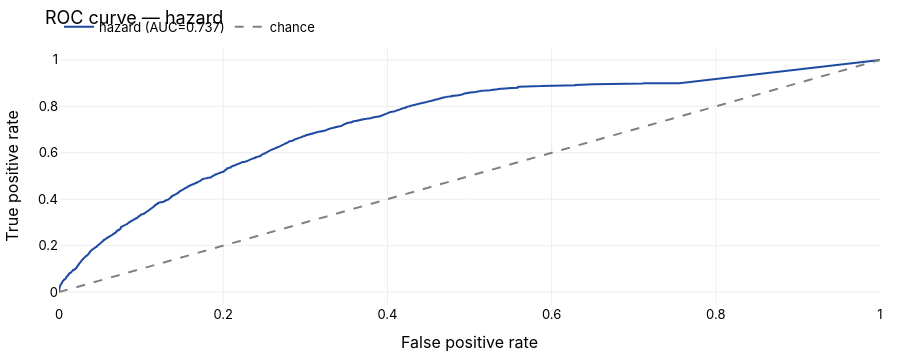

Source (notebook cell):
### Markdown cell above
## Rigorous scoring diagnostics - Hazard vs. baseline (+ SHAP)
Same standard battery on the pooled per-booking hazard OOS predictions (`yv`, `pv`): mean-rate baseline, ROC/AUC, precision–recall/AP, confusion matrix, precision/recall/F1 vs. threshold, and SHAP on the underlying booster.

### Code cell
import src.diagnostics as diag
thr_h = sc.cost_threshold_from_scores(yv, pv)   # cost-optimal threshold on the pooled OOS
diag.print_report(yv, pv, model_name='hazard', threshold=thr_h)
diag.roc_curve_fig(yv, pv, 'hazard').show()
diag.pr_curve_fig(yv, pv, 'hazard').show()
diag.confusion_fig(yv, pv, thr_h, 'hazard').show()
diag.threshold_sweep_fig(yv, pv, thr_h).show()

### Figure 1 — Plotly figure (JSON) as saved in the notebook; plotly's stock layout.template omitted (floating-point values rounded to 4 significant figures; data arrays with more than 128 entries replaced by an {"elided": "..."} marker saying what was removed)
{"data": [{"line": {"color": "#1E4BA1", "width": 2}, "mode": "lines", "name": "hazard (AUC=0.737)", "type": "scatter", "x": {"elided": "4705 float values"}, "y": {"elided": "4705 float values"}}, {"line": {"color": "grey", "dash": "dash"}, "mode": "lines", "name": "chance", "type": "scatter", "x": [0, 1], "y": [0, 1]}], "layout": {"colorway": ["#FFE650", "#1E4BA1", "#08A064", "#EB6E14", "#F0B4C8", "#6E32C8", "#E62828"], "font": {"color": "#000000", "family": "Neue Haas Grotesk Display Pro, Neue Haas Grotesk, NeueHaasGroteskTextPro, Inter, Helvetica Neue, Helvetica, Arial, sans-serif", "size": 13}, "height": 360, "legend": {"orientation": "h", "x": 0, "xanchor": "left", "y": 1.02, "yanchor": "bottom"}, "margin": {"b": 40, "l": 50, "r": 20, "t": 40}, "paper_bgcolor": "#FFFFFF", "plot_bgcolor": "#FFFFFF", "title": {"text": "ROC curve — hazard"}, "xaxis": {"gridcolor": "#EEEEEE", "showgrid": true, "title": {"text": "False positive rate"}, "zeroline": false}, "yaxis": {"gridcolor": "#EEEEEE", "showgrid": true, "title": {"text": "True positive rate"}, "zeroline": false}}}
